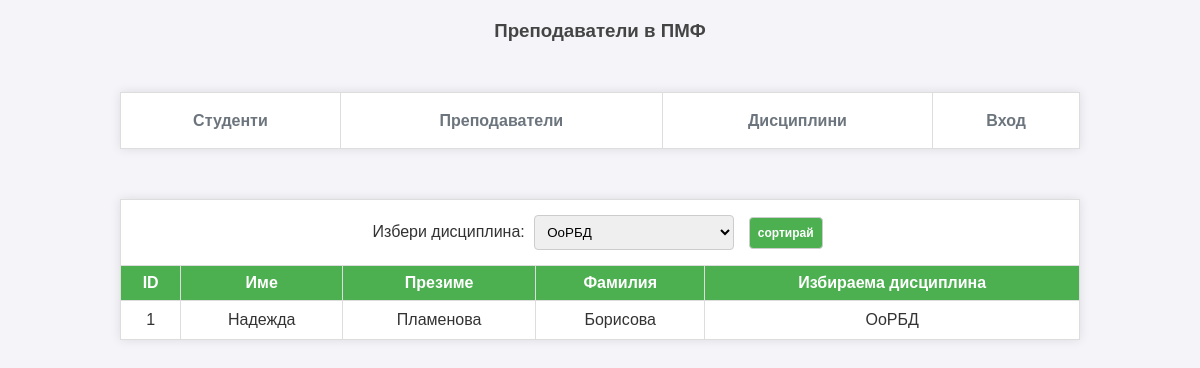
The app's page /teachers.php?courses=1 with its own data.
### tables this page shows
CREATE TABLE `teachers` (
  `id` int(11) NOT NULL AUTO_INCREMENT,
  `fname` varchar(25) NOT NULL,
  `mname` varchar(30) DEFAULT NULL,
  `lname` varchar(50) NOT NULL,
  `course_id` int(11) DEFAULT NULL,
  PRIMARY KEY (`id`),
  KEY `course_id` (`course_id`),
  CONSTRAINT `teachers_ibfk_1` FOREIGN KEY (`course_id`) REFERENCES `courses` (`id`) ON UPDATE CASCADE
);

CREATE TABLE `courses` (
  `id` int(11) NOT NULL AUTO_INCREMENT,
  `name` varchar(50) DEFAULT NULL,
  PRIMARY KEY (`id`)
);

### teachers.php (the view, shortened to what this page needs)
<?php
include_once "config.php";
?>
<!DOCTYPE html>
<html>
<head>
	<link rel="stylesheet" type="text/css" href="style.css?ver=<?php echo time(); ?>">
</head>
<body>
	<h3 align="center">Преподаватели в ПМФ</h3>
	<table border="1" align="center">
	<tr>
		<td colspan="5">
			<form name="form_course" action="teachers.php" method="get">
				<label for="courses">Избери дисциплина:</label>
				<select name="courses" id="courses">
				   <?php
					$result_courses=mysqli_query($connection,"select * from courses");
				    while($row_course=mysqli_fetch_array($result_courses))
				    {
						echo '<option value='.$row_course['id'];
						if (isset($_GET['courses']) && $_GET['courses']==$row_course['id'])
						{echo ' selected>'.$row_course['name'].'</option>';}
						else {echo '>'.$row_course['name'].'</option>';}
				    }
				  ?>
				</select>
				<input type="submit" value="сортирай">
			</form>
		</td>
	</tr>
	<tr>
		<th>ID</th>
		<th>Име</th>
		<th>Презиме</th>
		<th>Фамилия</th>
		<th>Избираема дисциплина</th>
	</tr>
		<?php
			if (isset($_GET['courses']) && $_GET['courses'] != 0)
			{$result=@mysqli_query($connection,"select * from teachers, courses WHERE teachers.course_id=$_GET[courses] AND courses.id=$_GET[courses];");}
			else
			{$result=mysqli_query($connection,"select * from teachers, courses WHERE teachers.course_id=courses.id;");}
			if (mysqli_num_rows($result) > 0)
			{
				while($row_students=mysqli_fetch_array($result))
				{
				  echo
					'<tr>
						   <td>'.$row_students['id'] .'</td>
						   <td>'.$row_students['fname'].'</td>
						   <td>'.$row_students['mname'].'</td>
						   <td>'.$row_students['lname'].'</td>
						   <td>'.$row_students['name'].'</td>
					</tr>';
				}
			}
			else {echo "Няма записан преподавател към курса";}
		?>
  </table>
</body>
</html>

### style.css (style rules this page uses)
body { font-family: Arial, sans-serif; margin: 0; padding: 0; background-color: #f4f4f9; color: #333; }
h3 { color: #444; text-align: center; margin-top: 20px; }
table { border-collapse: collapse; width: 80%; margin: 20px auto; background-color: #fff; box-shadow: 0 0 10px rgba(0, 0, 0, 0.1); }
th, td { border: 1px solid #ddd; padding: 8px; text-align: center; }
th { background-color: #4CAF50; color: white; text-align: center; }
tr:nth-child(even) { background-color: #f2f2f2; }
select, input[type="submit"] { padding: 8px; margin: 5px; border: 1px solid #ccc; border-radius: 4px; }
select { width: 200px; }
input, button { background-color: #4CAF50; color: #ffffff; border: none; border-radius: 5px; padding: 10px 20px; font-size: 12px; margin-left: 5px; font-weight: bold; cursor: pointer; transition: background-color 0.3s, transform 0.2s; }

### records on screen
teachers: course "1", fname "Надежда", mname "Пламенова", lname "Борисова", course.name "ОоРБД"

### other values on screen
form field courses "ОоРБД"
